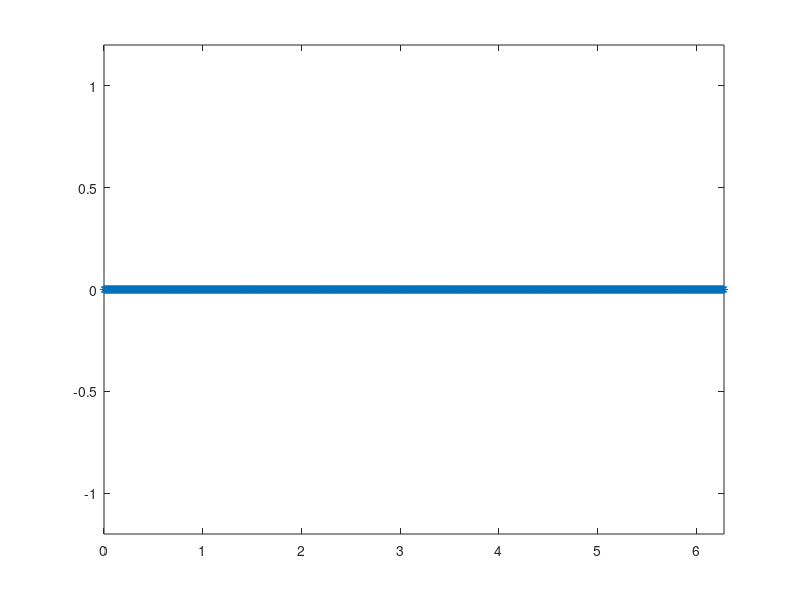

This figure's MATLAB source:
function cuerda
x=linspace(0,2*pi,1000);n=50;

for j=1:n
    t=(2*pi/49)*(j-1);
    y=sin(t)*sin(x);
    plot(x,y,'*'),axis([0 2*pi -1.2 1.2]),
    F(j)=getframe;
end